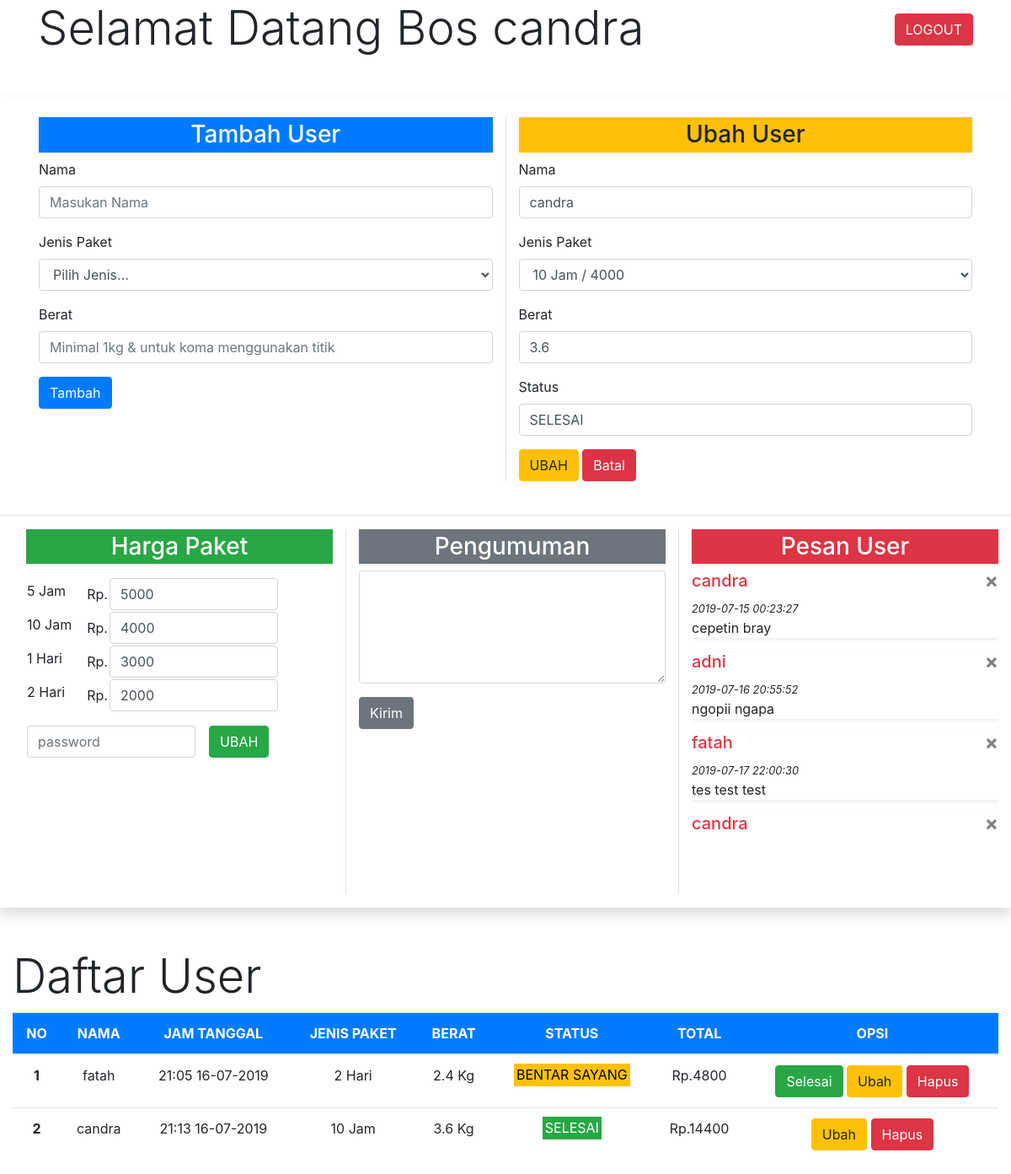
/adminLaundry.php?ubah=48 (signed in), run on the app's committed database.
### tables this page shows
CREATE TABLE `konsumen` (
  `id` int(11) NOT NULL,
  `nama` varchar(50) NOT NULL,
  `tanggal` varchar(20) NOT NULL,
  `jenis` varchar(20) NOT NULL,
  `berat` float NOT NULL,
  `status` varchar(20) NOT NULL DEFAULT 'PROSES',
  `harga` int(11) NOT NULL
);

CREATE TABLE `harga` (
  `id` int(11) NOT NULL,
  `paket` varchar(100) NOT NULL,
  `harga` int(11) NOT NULL
);

CREATE TABLE `komplain` (
  `id` int(11) NOT NULL,
  `nama` varchar(100) NOT NULL,
  `tanggal` datetime NOT NULL DEFAULT CURRENT_TIMESTAMP,
  `pesan` varchar(200) NOT NULL
);

### my.php (called while the page is built, shortened)
<?php
function cariUbah($keyword) {
  $query = "SELECT * FROM konsumen WHERE id LIKE '%$keyword'";
  return $query;
}
?>

### adminLaundry.php (the view, shortened to what this page needs)
<?php
    include "my.php";
?>
<!doctype html>
<html lang="en">
  <head>
    <link rel="stylesheet" href="bootstrap/css/bootstrap.min.css">
    <link rel="stylesheet" href="css/style.css">
  </head>
  <body>
    <div class="container">
        <form action="" method="post">
            <button type="btn" name="logout" class="btn btn-danger float-right mt-3">LOGOUT</button>
        </form>
        <h1 class="display-4">Selamat Datang Bos <?= $_SESSION["admin"]?></h1>
    </div>
    <div class="container-fluid bg-white shadow mt-5">
        <div class="row m-3 pb-3 py-4">
            <div class="col border-right">
                <h3 class="shadow-sm bg-primary text-white text-center p-1">Tambah User</h3>
                <form action="" method="post">
                    <div class="form-group">
                        <label>Nama</label>
                        <input type="text" name="nama" class="form-control <?= $ada; ?>" placeholder="Masukan Nama" autocomplete="off" value="<?php if(isset($_POST['nama'])) {echo $_POST['nama'];}?>">
                    </div>
                    <div class="form-group">
                        <label>Jenis Paket</label>
                        <select class="form-control <?= $selectKosong ?>" name="jenis">
                            <option class="">Pilih Jenis...</option>
                        </select>
                    </div>
                    <div class="form-group">
                        <label>Berat</label>
                        <input type="number" step="any" name="berat" class="form-control" placeholder="Minimal 1kg & untuk koma menggunakan titik">
                    </div>
                    <button type="submit" name="tambah" class="btn btn-primary">Tambah</button>
                </form>
            </div>
            <div class="col">
            <h3 class="shadow-sm bg-warning text-center p-1">Ubah User</h3>
                <?php
                if(isset($_GET['ubah'])){
                $query = cariUbah($_GET['ubah']);
                $result = mysqli_query($kon,$query);
                while ($valuedata = mysqli_fetch_array($result)) { ?>
                <form action="" method="post">
                    <div class="form-group">
                        <label>Nama</label>
                        <input type="text" name="namaU" class="form-control" placeholder="Masukan Nama" value="<?= $valuedata['nama'];?>">
                    </div>
                    <div class="form-group">
                        <label>Jenis Paket</label>
                        <select class="form-control" name="jenisU" onchange="<?= $valuedata['jenis'];?>">
                            <?php
                            $query = mysqli_query($kon,"SELECT * FROM harga");
                            while ($data = mysqli_fetch_array($query)) {
                                if($data['paket'] == $valuedata['jenis']) { ?>
                            <option selected value="<?=$data['harga']?>"><?=$data['paket']?> / <?=$data['harga']?></option>
                                <?php } else {?>
                            <option value="<?=$data['harga']?>"><?=$data['paket']?> / <?=$data['harga']?></option>
                              <?php } }?>
                        </select>
                    </div>
                    <div class="form-group">
                        <label>Berat</label>
                        <input type="number" step="any" name="beratU" class="form-control" placeholder="Minimal 1kg & untuk koma menggunakan titik" value="<?= $valuedata['berat'];?>">
                    </div>
                    <div class="form-group">
                        <label>Status</label>
                        <input type="text" name="statusU" class="form-control" value="<?= $valuedata['status'];?>">
                    </div>
                    <button type="submit" name="ubahUser" class="btn btn-warning">UBAH</button>
                    <a href="adminLaundry.php" class="btn btn-danger">Batal</a>
                </form>
                <?php
                    }
                } ?>
            </div>
        </div>
        <div class="row border-top ">
            <div class="col my-3 ml-3">
                <h3 class="shadow-sm bg-success text-white text-center p-1 mb-3">Harga Paket</h3>
                <form action="" method="post">
                    <table>
                            <tr>
                                <?php
                                $query = mysqli_query($kon,"SELECT * FROM harga");
                                while ($data = mysqli_fetch_array($query)) { ?>
                                <div class="form-group">
                                <td><label class="float-left mr-3"><?= $data['paket'];?> </label></td>
                                <td>Rp. </td>
                                <td><input type="number" class="form-control" style="width: 200px;" name="<?= $data['id'];?>" value="<?=$data['harga'];?>"></td>
                                </div>
                            <tr>
                                <?php }
                                ?>
                            <tr>
                               <td colspan="3" class="pt-3"><input type="password" name="pass" class="form-control <?= $inputred ?> float-left mr-3 " style="width: 200px;" placeholder="password"></<input>
                               <button type="submit" name="ubahHarga" class="btn btn-success">UBAH</button></td>
                            </tr>
                    </table>
                </form>
            </div>
            <div class="col my-3 border-left border-right">
                <h3 class="shadow-sm bg-secondary text-white text-center p-1">Pengumuman</h3>
                <form action="" method="post">
                    <div class="form-group">
                        <textarea type="text" class="form-control" name="kabar" rows="5" placeholder="Enter your Message"> </textarea>
                        <button type="submit" name="kirimkabar" class="btn btn-secondary mt-3">Kirim</button>
                    </div>
                </form>
            </div>
            <div class="col my-3">
                <h3 class="shadow-sm bg-danger text-white text-center p-1">Pesan User</h3>
                <div class="overflow-auto w-100 h-75">
                    <?php
                    $query = mysqli_query($kon, "SELECT * FROM komplain");
                    while ($data = mysqli_fetch_array($query)) { ?>
                        <div class="shadow-sm">
                            <a href="adminLaundry.php?x-kabar=<?=$data['id']?>" class="close" aria-label="Close">
                                <span aria-hidden="true">&times;</span>
                            </a>
                            <h5 class="text-danger"><?=$data['nama']?></h5>
                            <small class="font-italic"><?=$data['tanggal']?></small>
                            <p><?=$data['pesan']?></p>
                        </div>
                        <?php } ?>
                </div>
            </div>
        </div>
    </div>
    <div class="container-fluid mt-5">
        <h2 class="display-4">Daftar User</h2>
    <table class="table table-hover">
        <thead class="bg-primary text-white">
            <tr class="text-center">
                <th scope="col">NO</th>
                <th scope="col">NAMA</th>
                <th scope="col">JAM TANGGAL</th>
                <th scope="col">JENIS PAKET</th>
                <th scope="col">BERAT</th>
                <th scope="col">STATUS</th>
                <th scope="col">TOTAL</th>
                <th scope="col" class="text-center">OPSI</th>
            </tr>
        </thead>
        <tbody>
            <?php
            $n = 1;
            $query = mysqli_query($kon, "SELECT * FROM konsumen");
            while ($data = mysqli_fetch_array($query)) {
                ($data['status'] == "SELESAI" ? $bgstat = "bg-success text-white" : $bgstat = "bg-warning");
                ?>
            <tr class="text-center">
                <th scope="row"><?= $n ?></th>
                <td><?= $data['nama'];?></td>
                <td><?= $data['tanggal'];?></td>
                <td><?= $data['jenis'];?></td>
                <td><?= $data['berat'];?> Kg</td>
                <td><mark class="<?=$bgstat?>"><?= $data['status'];?></mark></td>
                <td>Rp.<?= $data['harga'];?></td>
                <td>
                    <?php if($data['status'] != "SELESAI") { ?>
                    <a href="adminLaundry.php?selesai=<?= $data["id"]; ?>" class="btn btn-success" onclick="return confirm('Klik Ok untuk menyelesaikan ?');">Selesai</a>
                    <?php } ?>
                    <a href="adminLaundry.php?ubah=<?= $data["id"]; ?>" class="btn btn-warning"">Ubah</a>
                    <a href="adminLaundry.php?hapus=<?= $data["id"]; ?>" class="btn btn-danger" onclick="return confirm('Apakah anda yakin menghapus ?');">Hapus</a>
                </td>
            </tr>
            <?php $n++;
            } ?>
        </tbody>
    </table>
    </div>
  </body>
</html>

### css/style.css (style rules this page uses)
html { scroll-behavior: smooth; }

### data on the page
konsumen: namaU "candra", beratU "3.6", statusU "SELESAI", nama "candra", tanggal "21:13 16-07-2019", jenis "10 Jam", berat "3.6", status "SELESAI", harga "14400"
harga: paket "5 Jam", harga "5000"
harga: paket "10 Jam", harga "4000"
harga: paket "1 Hari", harga "3000"
harga: paket "2 Hari", harga "2000"
komplain: nama "candra", tanggal "2019-07-15 00:23:27", pesan "cepetin bray"
komplain: nama "adni", tanggal "2019-07-16 20:55:52", pesan "ngopii ngapa"
komplain: nama "fatah", tanggal "2019-07-17 22:00:30", pesan "tes test test"
komplain: nama "candra"
konsumen: nama "fatah", tanggal "21:05 16-07-2019", jenis "2 Hari", berat "2.4", status "BENTAR SAYANG", harga "4800"

### other printed values
$_SESSION["admin"] "candra"
form field jenisU "10 Jam / 4000"
